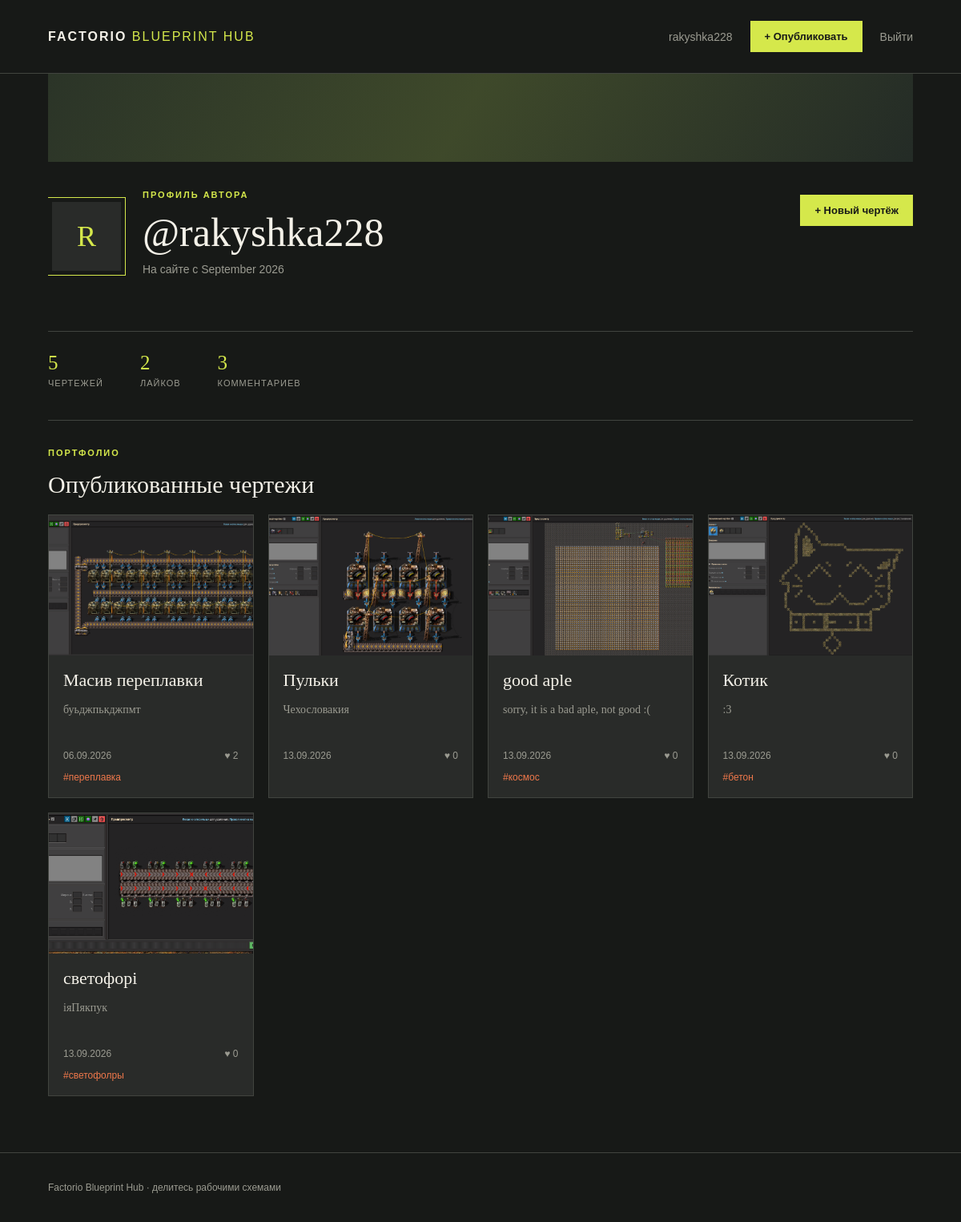
The app's page /profile/rakyshka228/ (signed in) with its own data.
### factorio_app/models.py (models this page shows, shortened)
class Blueprint(models.Model):
	author = models.ForeignKey(settings.AUTH_USER_MODEL, on_delete=models.CASCADE, related_name='blueprints')
	title = models.CharField(max_length=120)
	slug = models.SlugField(max_length=140, unique=True)
	description = models.TextField(max_length=2000)
	code = models.TextField()
	image = models.ImageField(upload_to='blueprints/', blank=True)
	tags = models.ManyToManyField(Tag, blank=True, related_name='blueprints')
	created_at = models.DateTimeField(auto_now_add=True)
	updated_at = models.DateTimeField(auto_now=True)
	class Meta:
		ordering = ('-created_at',)
	@property
	def like_count(self):
		return self.likes.count()

class Tag(models.Model):
	name = models.CharField(max_length=40, unique=True)
	slug = models.SlugField(max_length=50, unique=True)
	class Meta:
		ordering = ('name',)

### factorio_app/views.py (the view)
# urls.py: path('profile/<str:username>/', profile, name='profile'),
def profile(request, username):
    author = get_object_or_404(User, username=username)
    blueprints = author.blueprints.prefetch_related('tags', 'likes').annotate(comment_total=Count('comments'))
    return render(request, 'factorio_app/profile.html', {
        'author': author,
        'blueprints': blueprints,
        'blueprint_count': blueprints.count(),
        'like_count': Like.objects.filter(blueprint__author=author).count(),
        'comment_count': Comment.objects.filter(blueprint__author=author).count(),
    })

### templates/factorio_app/profile.html (shortened to what this page needs)
{% extends 'factorio_app/base.html' %}
{% block content %}<main class="profile-page"><section class="profile-hero"><div class="profile-cover"></div><div class="avatar">{{ author.username|first|upper }}</div><div class="profile-heading"><p class="eyebrow">ПРОФИЛЬ АВТОРА</p><h1>@{{ author.username }}</h1><p>На сайте с {{ author.date_joined|date:'F Y' }}</p></div>{% if request.user == author %}<a class="primary-btn" href="{% url 'create_blueprint' %}">+ Новый чертёж</a>{% endif %}</section><section class="profile-stats"><div><strong>{{ blueprint_count }}</strong><span>чертежей</span></div><div><strong>{{ like_count }}</strong><span>лайков</span></div><div><strong>{{ comment_count }}</strong><span>комментариев</span></div></section><section class="section-heading"><div><p class="eyebrow">ПОРТФОЛИО</p><h2>Опубликованные чертежи</h2></div></section><section class="gallery">{% for blueprint in blueprints %}<article class="card community-card"><a href="{% url 'user_blueprint_detail' blueprint.pk %}">{% if blueprint.image %}<img src="{{ blueprint.image.url }}" alt="{{ blueprint.title }}">{% else %}<div class="image-placeholder">NO PREVIEW</div>{% endif %}<div class="card-body"><h3>{{ blueprint.title }}</h3><p>{{ blueprint.description|truncatechars:100 }}</p><div class="card-meta"><span>{{ blueprint.created_at|date:'d.m.Y' }}</span><span>♥ {{ blueprint.like_count }}</span></div><div class="tag-row">{% for tag in blueprint.tags.all %}#{{ tag.name }} {% endfor %}</div></div></a></article>{% empty %}<p class="empty-state">Автор ещё ничего не опубликовал.</p>{% endfor %}</section></main>{% endblock %}

### templates/factorio_app/base.html (shortened to what this page needs)
{% load static %}
<!DOCTYPE html>
<html lang="ru">
<head>
  <link rel="stylesheet" href="{% static 'style.css' %}">
</head>
<body>
  <header class="site-header">
    <a class="brand" href="{% url 'home' %}">FACTORIO <span>BLUEPRINT HUB</span></a>
    <nav class="main-nav">
      {% if user.is_authenticated %}
        <a href="{% url 'profile' user.username %}">{{ user.username }}</a>
        <a href="{% url 'create_blueprint' %}" class="nav-action">+ Опубликовать</a>
        <form action="{% url 'logout' %}" method="post">{% csrf_token %}<button type="submit">Выйти</button></form>
      {% else %}
        <a href="{% url 'login' %}">Войти</a>
        <a href="{% url 'register' %}" class="nav-action">Создать аккаунт</a>
      {% endif %}
    </nav>
  </header>
  {% block content %}{% endblock %}
  <footer><p>Factorio Blueprint Hub · делитесь рабочими схемами</p></footer>
</body>
</html>

### records on screen
Blueprint: image (picture), title "Масив переплавки", description "буьджпькджпмт", created_at "06.09.2026", like_count "2"
Tag: name "переплавка"
Blueprint: image (picture), title "Пульки", description "Чехословакия", created_at "13.09.2026", like_count "0"
Blueprint: image (picture), title "good aple", description "sorry, it is a bad aple, not good :(", created_at "13.09.2026", like_count "0"
Tag: name "космос"
Blueprint: image (picture), title "Котик", description ":3", created_at "13.09.2026", like_count "0"
Tag: name "бетон"
Blueprint: image (picture), title "светофорі", description "іяПякпук", created_at "13.09.2026", like_count "0"
Tag: name "светофолры"

### other values on screen
{{ user.username }} "rakyshka228"
{{ author.username|first|upper }} "R"
{{ author.username }} "rakyshka228"
{{ author.date_joined|date:'F Y' }} "September 2026"
{{ blueprint_count }} "5"
{{ like_count }} "2"
{{ comment_count }} "3"
